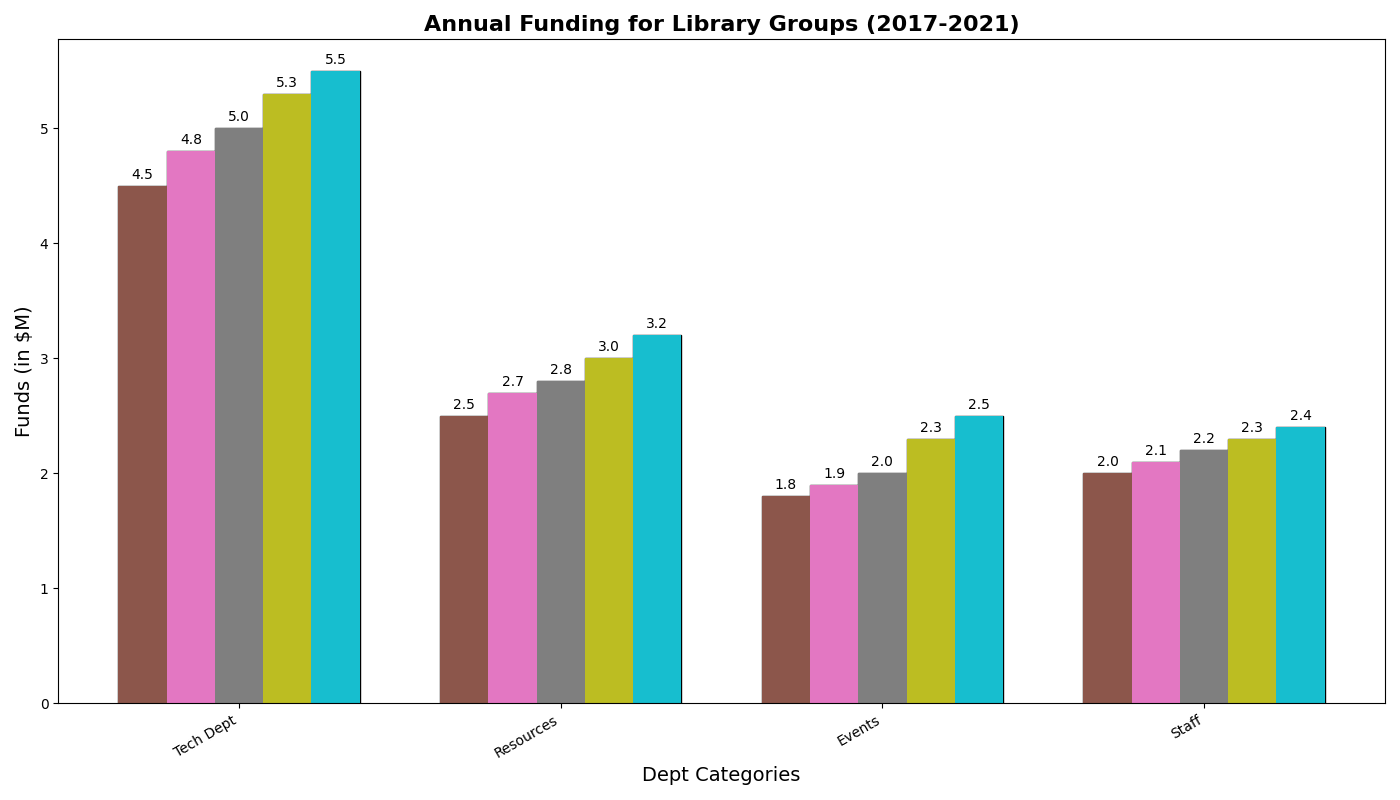

Write the Python code that produced this figure.
import matplotlib.pyplot as plt
import numpy as np

departments = ['Tech Dept', 'Resources', 'Events', 'Staff']

budget_2017 = [4.5, 2.5, 1.8, 2.0]
budget_2018 = [4.8, 2.7, 1.9, 2.1]
budget_2019 = [5.0, 2.8, 2.0, 2.2]
budget_2020 = [5.3, 3.0, 2.3, 2.3]
budget_2021 = [5.5, 3.2, 2.5, 2.4]

data = np.array([budget_2017, budget_2018, budget_2019, budget_2020, budget_2021])

fig, ax = plt.subplots(figsize=(14, 8))

x = np.arange(len(departments))
width = 0.15

for i in range(data.shape[0]):
    ax.bar(x + (i - 2) * width, data[i], width, edgecolor='black')

ax.set_xlabel('Dept Categories', fontsize=14)
ax.set_ylabel('Funds (in $M)', fontsize=14)
ax.set_title('Annual Funding for Library Groups (2017-2021)', fontsize=16, fontweight='bold')
ax.set_xticks(x)
ax.set_xticklabels(departments, rotation=30, ha='right')

ax.yaxis.grid(False)
ax.legend().remove()

for i in range(data.shape[0]):
    bars = ax.bar(x + (i - 2) * width, data[i], width)
    for bar, height in zip(bars, data[i]):
        ax.annotate(f'{height:.1f}', 
                    xy=(bar.get_x() + bar.get_width() / 2, height),
                    xytext=(0, 3), 
                    textcoords="offset points",
                    ha='center', va='bottom', fontsize=10, color='black')

plt.tight_layout()
plt.show()
